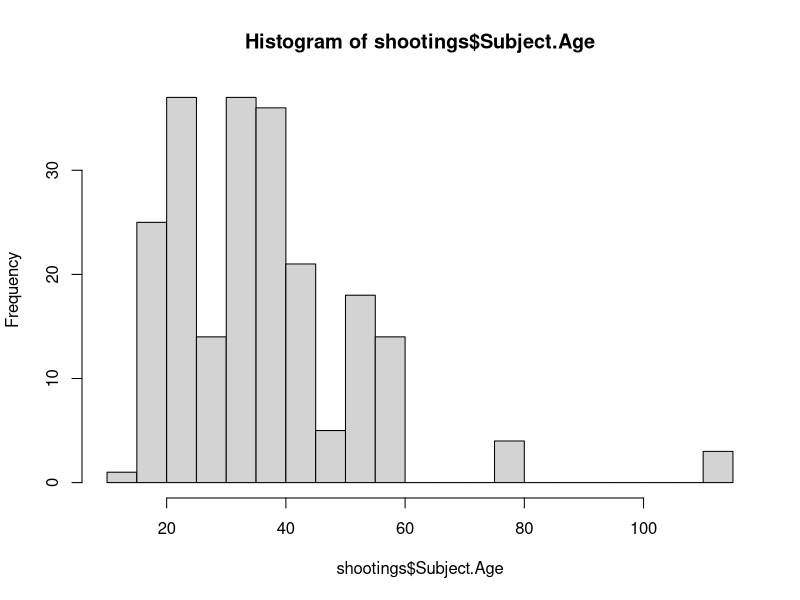
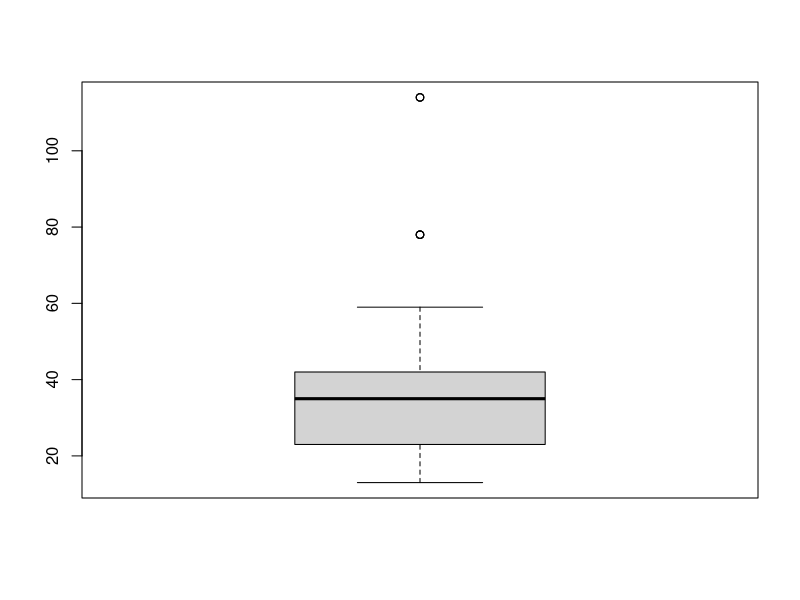
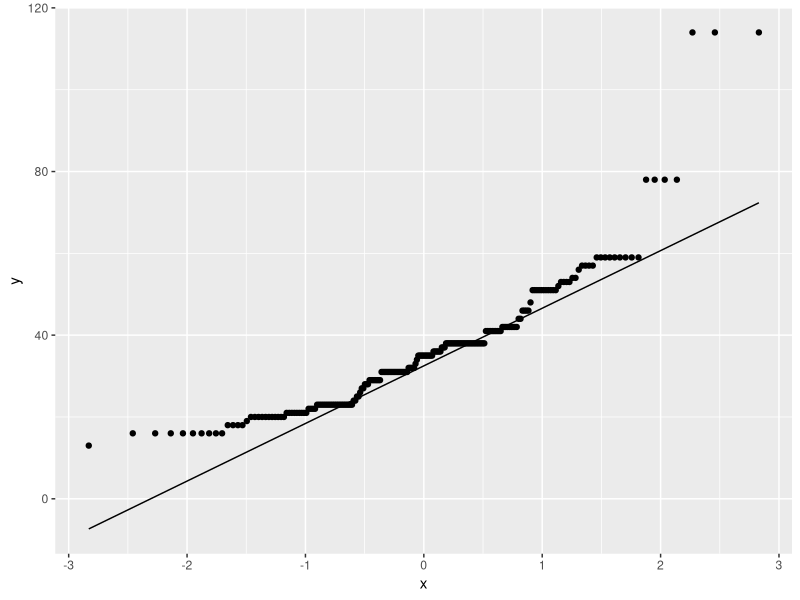
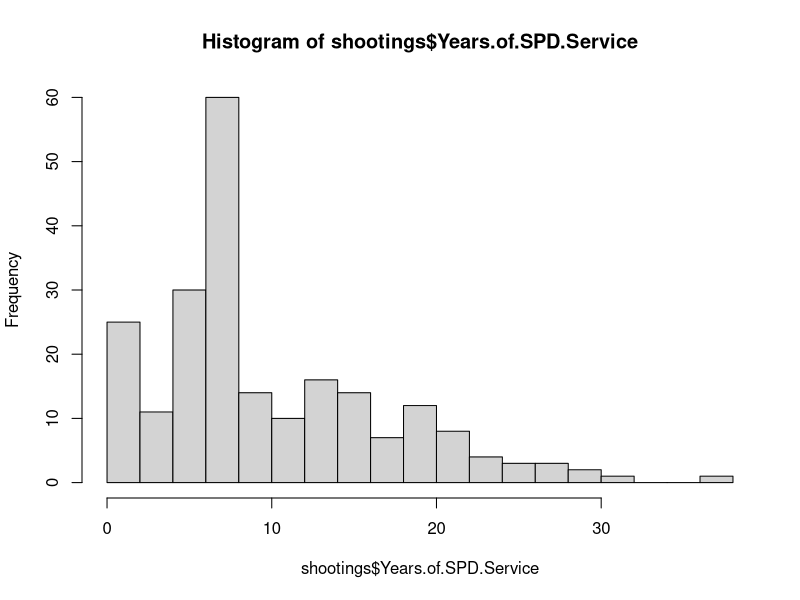
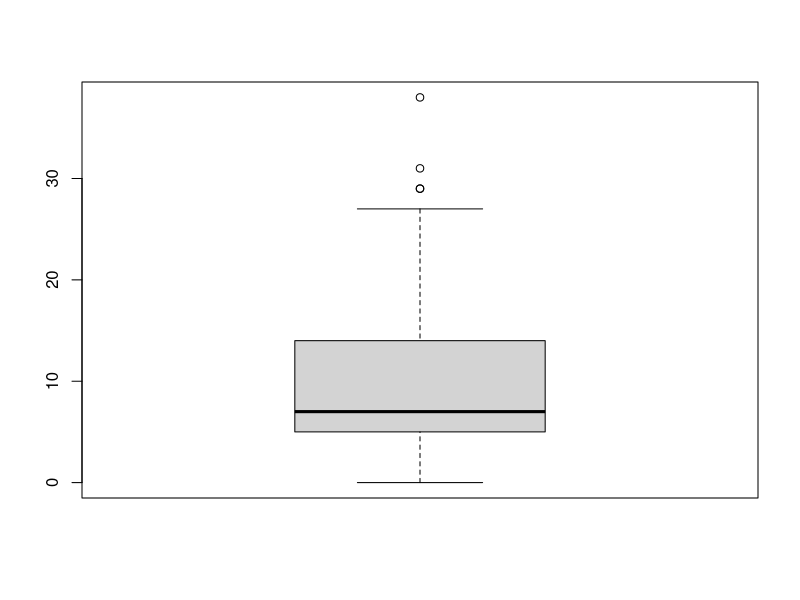
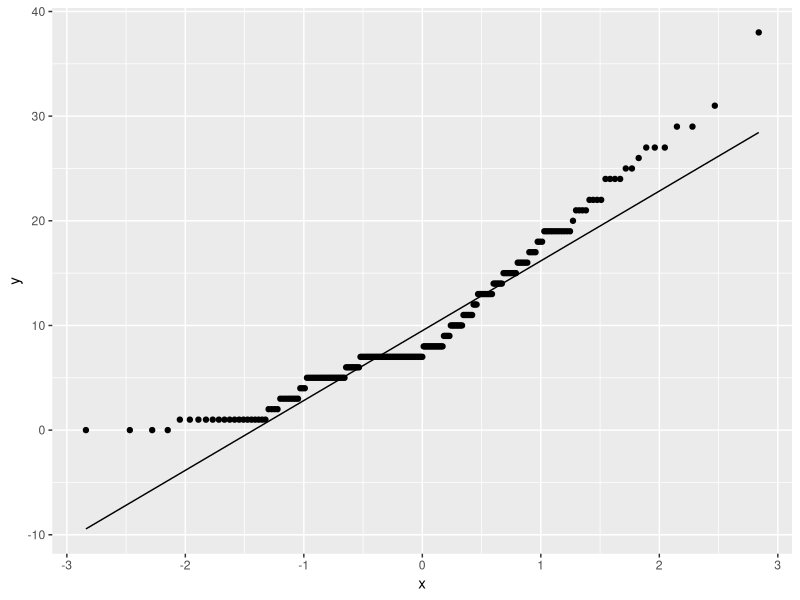
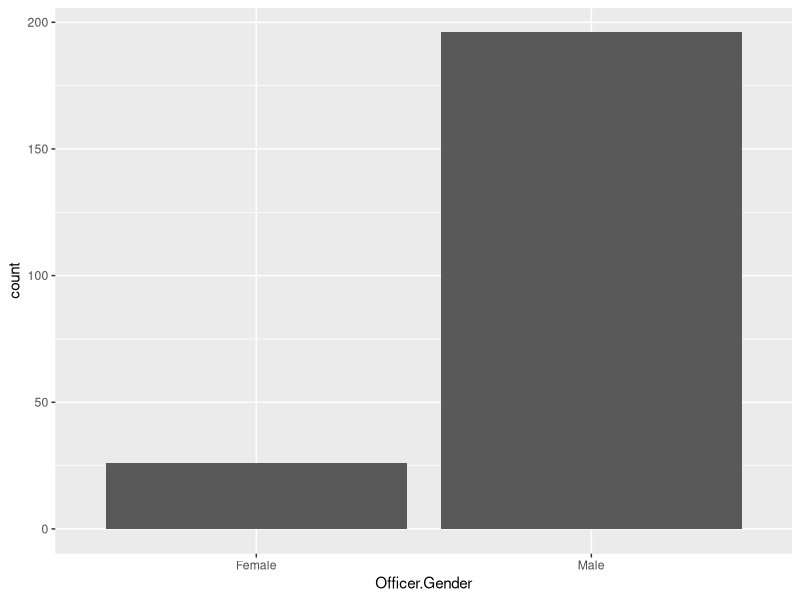
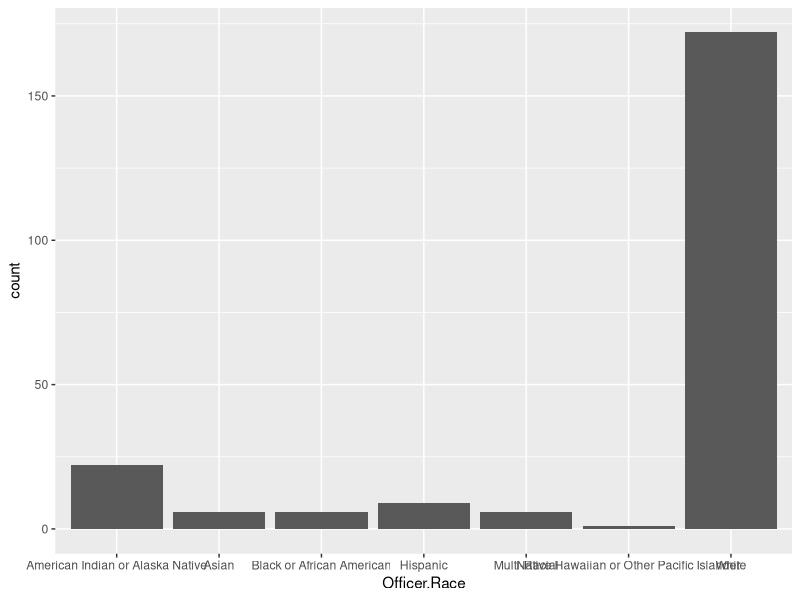

The R script that drew these images, in order:
#first I want to call libraries
library(dplyr)
library(stringr)
library(tidyverse)

#set working directory
setwd("/Users/katherine/Policing/clean data/seattle")

#I want to call in my datasets (shootings).
shootings<-read.csv(file='shootings_Seattle.csv', stringsAsFactors = TRUE)

#summary data
summary(shootings)
#only numerical columns are subject age and years of SPD service

var(shootings$Subject.Age, na.rm=TRUE)
sd(shootings$Subject.Age, na.rm=TRUE)

var(shootings$Years.of.SPD.Service, na.rm=TRUE)
sd(shootings$Years.of.SPD.Service, na.rm=TRUE)

#histogram of age
hist(shootings$Subject.Age, breaks = 25)

#boxplot
boxplot(shootings$Subject.Age)

#is age normally distributed
ggplot(shootings, aes(sample=Subject.Age)) + 
  geom_qq () +
  geom_qq_line()
#looks fairly normal except for a couple of outliers. Most are old people

#histogram of years of SPD
hist(shootings$Years.of.SPD.Service, breaks = 25)

#boxplot
boxplot(shootings$Years.of.SPD.Service)

#what about normality of years of SPD service
ggplot(shootings, aes(sample=Years.of.SPD.Service)) + 
  geom_qq () +
  geom_qq_line()
#looks more exponential to me. 

#categorical data analysis
levels(shootings$Officer.Gender)
levels(shootings$Officer.Race)
levels(shootings$Officer.Injured)
levels(shootings$Number.of.Rounds)
levels(shootings$Subject.Gender)
levels(shootings$Subject.Race)
levels(shootings$Subject.Weapon)
levels(shootings$Type.of.Weapon)
levels(shootings$Fatal)
levels(shootings$On.duty)
levels(shootings$Justified)
levels(shootings$Within.Policy)
levels(shootings$Officer.Disciplined.)
#the ones that return NULL are T/F

ggplot(shootings, aes(Officer.Gender))+
  geom_bar()

ggplot(shootings, aes(Officer.Race))+
  geom_bar()

ggplot(shootings, aes(Officer.Injured))+
  geom_bar()

ggplot(shootings, aes(Number.of.Rounds))+
  geom_bar()

ggplot(shootings, aes(Subject.Gender))+
  geom_bar()

ggplot(shootings, aes(Subject.Race))+
  geom_bar()

ggplot(shootings, aes(Subject.Weapon))+
  geom_bar()

ggplot(shootings, aes(Type.of.Weapon))+
  geom_bar()

ggplot(shootings, aes(Fatal))+
  geom_bar()

ggplot(shootings, aes(On.duty))+
  geom_bar()

ggplot(shootings, aes(Justified))+
  geom_bar()

ggplot(shootings, aes(Within.Policy))+
  geom_bar()

ggplot(shootings, aes(Officer.Disciplined.))+
  geom_bar()


ggplot(shootings,
       aes(x = Subject.Race,
           fill = Within.Policy))+
  geom_bar(position = "dodge")

ggplot(shootings,
       aes(x = Type.of.Weapon,
           fill = Subject.Race))+
  geom_bar(position = "dodge")

ggplot(shootings,
       aes(x = Subject.Race,
           fill = Subject.Weapon))+
  geom_bar(position = "dodge")
